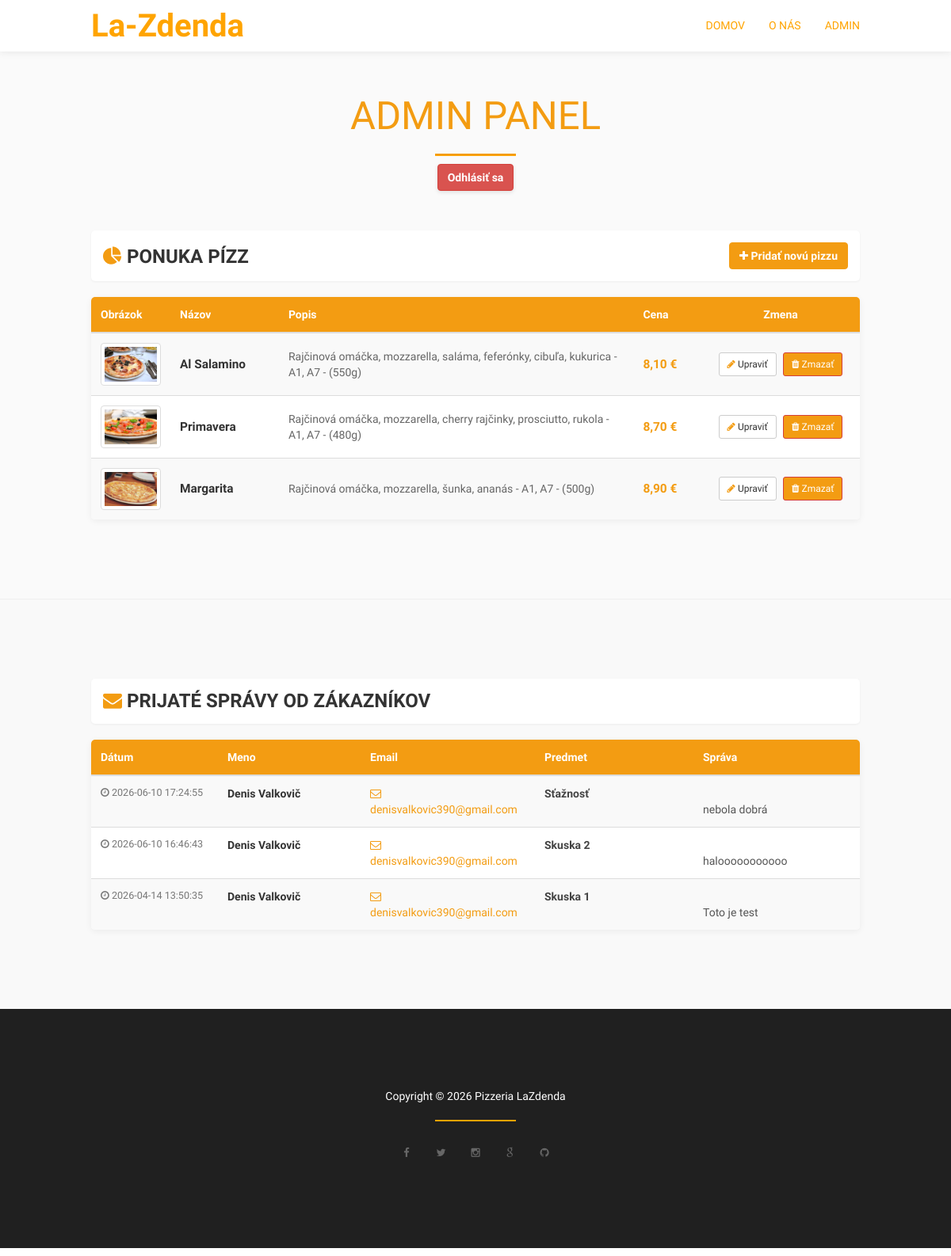
/admin.php (signed in), run on the app's committed database.
### tables this page shows
CREATE TABLE `pizze` (
  `id` int(11) NOT NULL,
  `nazov` varchar(100) NOT NULL,
  `popis` varchar(255) NOT NULL,
  `obrazok` varchar(255) NOT NULL,
  `cena` decimal(5,2) NOT NULL
);

CREATE TABLE `kontakty` (
  `id` int(11) NOT NULL,
  `meno` varchar(100) DEFAULT NULL,
  `email` varchar(100) DEFAULT NULL,
  `predmet` varchar(255) DEFAULT NULL,
  `sprava` text DEFAULT NULL,
  `datum` timestamp NOT NULL DEFAULT current_timestamp()
);

### classes/Pizza.php (called while the page is built, shortened)
<?php
class Pizza {
    private PDO $db;
    private string $table = "pizze";
    public function __construct(PDO $db) {
        $this->db = $db;
    }
    public function getAll(): array {
        $query = "SELECT * FROM " . $this->table . " ORDER BY id DESC";
        $stmt = $this->db->prepare($query);
        $stmt->execute();
        return $stmt->fetchAll();
    }
}

### classes/Contact.php (called while the page is built, shortened)
<?php
class Contact {
    private PDO $db;
    private string $table = "kontakty";
    public function __construct(PDO $db) {
        $this->db = $db;
    }
    public function getAll(): array {
        $query = "SELECT id, meno, email, predmet, sprava, datum FROM " . $this->table . " ORDER BY id DESC";
        $stmt = $this->db->prepare($query);
        $stmt->execute();
        return $stmt->fetchAll(PDO::FETCH_ASSOC);
    }
}

### admin.php (the view, shortened to what this page needs)
<?php
require_once 'classes/Pizza.php';
require_once 'classes/Contact.php';
$database = new Database();
$db = $database->getConnection();
$pizzaManager = new Pizza($db);
$contactManager = new Contact($db);
$pizzas = $pizzaManager->getAll();
$messages = $contactManager->getAll();
?>
<?php include 'parts/head.php'; ?>
<body id="admin-page" style="background-color: #fafafa;">
<?php include 'parts/header.php'; ?>
    <section id="admin-pizzas" class="templatemo-section templatemo-top-130">
        <div class="container">
            <div class="row" style="margin-bottom: 20px;">
                <div class="col-md-12 text-center">
                    <h1 class="text-uppercase" style="font-family: 'Chewy', cursive; color: #f39c12; font-size: 3.5em; margin-bottom: 5px;">
                        Admin Panel
                    </h1>
                    <hr style="border-top: 2px solid #f39c12; width: 100px; margin: 20px auto;">
                    <div style="margin-top: -10px; margin-bottom: 30px; text-align: center;">
                        <a href="logout.php" class="btn btn-danger" style="font-weight: bold; border-radius: 4px; box-shadow: 0 2px 5px rgba(0,0,0,0.1);">Odhlásiť sa</a>
                    </div>
                </div>
            </div>
            <div class="row">
                <div class="col-md-12">
                    <div class="clearfix" style="margin-bottom: 20px; background: #fff; padding: 15px; border-radius: 5px; box-shadow: 0 1px 3px rgba(0,0,0,0.05);">
                        <h3 class="pull-left text-uppercase" style="margin: 5px 0 0 0; font-weight: 600; color: #333;">
                            <i class="fa fa-pie-chart" style="color: #f39c12;"></i> Ponuka pízz
                        </h3>
                        <a href="add_pizza.php" class="btn btn-warning pull-right" style="background-color: #f39c12; border-color: #f39c12; color: #fff; font-weight: 600;">
                            <i class="fa fa-plus"></i> Pridať novú pizzu
                        </a>
                    </div>
                    <div class="table-responsive" style="background: #fff; border-radius: 5px; box-shadow: 0 2px 8px rgba(0,0,0,0.06);">
                        <table class="table table-striped" style="margin-bottom: 0;">
                            <thead>
                                <tr style="background-color: #f39c12; color: #fff;">
                                    <th style="padding: 12px;">Obrázok</th>
                                    <th style="padding: 12px;">Názov</th>
                                    <th style="padding: 12px;">Popis</th>
                                    <th style="padding: 12px;">Cena</th>
                                    <th style="padding: 12px; text-align: center;">Zmena</th>
                                </tr>
                            </thead>
                            <tbody>
                            <?php if(empty($pizzas)): ?>
                                <tr><td colspan="5" class="text-center" style="padding: 20px; color: #999;">Žiadne pizze v databáze.</td></tr>
                            <?php else: ?>
                                <?php foreach($pizzas as $pizza): ?>
                                    <tr>
                                        <td style="width: 100px; vertical-align: middle; padding: 12px;">
                                            <img src="images/<?= htmlspecialchars($pizza['obrazok']) ?>" class="img-responsive img-thumbnail" style="max-height: 60px; display: block; margin: 0 auto;">
                                        </td>
                                        <td style="vertical-align: middle; padding: 12px;">
                                            <strong style="font-size: 1.1em; color: #333;"><?= htmlspecialchars($pizza['nazov']) ?></strong>
                                        </td>
                                        <td style="vertical-align: middle; padding: 12px; color: #666; max-width: 350px;">
                                            <?= htmlspecialchars($pizza['popis']) ?>
                                        </td>
                                        <td style="vertical-align: middle; padding: 12px; font-weight: bold; color: #f39c12; font-size: 1.1em;">
                                            <?= number_format((float)$pizza['cena'], 2, ',', ' ') ?> €
                                        </td>
                                        <td style="width: 200px; vertical-align: middle; text-align: center; padding: 12px;">
                                            <a href="edit_pizza.php?id=<?= $pizza['id'] ?>" class="btn btn-default btn-sm" style="margin-right: 5px; border-color: #ccc;">
                                                <i class="fa fa-pencil" style="color: #f39c12;"></i> Upraviť
                                            </a>
                                            <a href="delete_pizza.php?id=<?= $pizza['id'] ?>" class="btn btn-danger btn-sm" onclick="return confirm('Naozaj vymazať túto pizzu?')" style="background-color: #f39c12;">
                                                <i class="fa fa-trash"></i> Zmazať
                                            </a>
                                        </td>
                                    </tr>
                                <?php endforeach; ?>
                            <?php endif; ?>
                            </tbody>
                        </table>
                    </div>
                </div>
            </div>
        </div>
    </section>
    <section id="admin-messages" class="templatemo-section templatemo-light-gray-bg" style="border-top: 1px solid #eee;">
        <div class="container">
            <div class="row">
                <div class="col-md-12">
                    <div style="margin-bottom: 20px; background: #fff; padding: 15px; border-radius: 5px; box-shadow: 0 1px 3px rgba(0,0,0,0.05);">
                        <h3 class="text-uppercase" style="margin: 0; font-weight: 600; color: #333;">
                            <i class="fa fa-envelope" style="color: #f39c12;"></i> Prijaté správy od zákazníkov
                        </h3>
                    </div>
                    <div class="table-responsive" style="background: #fff; border-radius: 5px; box-shadow: 0 2px 8px rgba(0,0,0,0.06);">
                        <table class="table table-striped" style="margin-bottom: 0;">
                            <thead>
                                <tr style="background-color: #f39c12; color: #fff;">
                                    <th style="padding: 12px; width: 160px;">Dátum</th>
                                    <th style="padding: 12px; width: 180px;">Meno</th>
                                    <th style="padding: 12px; width: 220px;">Email</th>
                                    <th style="padding: 12px; width: 200px;">Predmet</th>
                                    <th style="padding: 12px;">Správa</th>
                                </tr>
                            </thead>
                            <tbody>
                            <?php if(empty($messages)): ?>
                                <tr><td colspan="5" class="text-center" style="padding: 20px; color: #999;">Žiadne správy.</td></tr>
                            <?php else: ?>
                                <?php foreach($messages as $msg): ?>
                                    <tr>
                                        <td style="vertical-align: top; padding: 12px; font-size: 0.9em; color: #777;">
                                            <i class="fa fa-clock-o"></i> <?= htmlspecialchars($msg['datum odoslania'] ?? $msg['datum'] ?? 'Neznámy') ?>
                                        </td>
                                        <td style="vertical-align: top; padding: 12px;">
                                            <strong><?= htmlspecialchars($msg['meno']) ?></strong>
                                        </td>
                                        <td style="vertical-align: top; padding: 12px;">
                                            <a href="mailto:<?= htmlspecialchars($msg['email']) ?>" style="color: #f39c12; font-weight: 500;">
                                                <i class="fa fa-envelope-o"></i> <?= htmlspecialchars($msg['email']) ?>
                                            </a>
                                        </td>
                                        <td style="vertical-align: top; padding: 12px; font-weight: 600; color: #444;">
                                            <?= htmlspecialchars($msg['predmet']) ?>
                                        </td>
                                        <td style="vertical-align: top; padding: 12px; color: #555; white-space: pre-line; max-width: 400px;">
                                            <?= nl2br(htmlspecialchars($msg['sprava'])) ?>
                                        </td>
                                    </tr>
                                <?php endforeach; ?>
                            <?php endif; ?>
                            </tbody>
                        </table>
                    </div>
                </div>
            </div>
        </div>
    </section>
<?php include 'parts/footer.php'; ?>
</body>
</html>

### parts/head.php (shortened to what this page needs)
<!DOCTYPE html>
<html lang="en">
<head>
	<link rel="stylesheet" href="css/bootstrap.min.css">
	<link rel="stylesheet" href="css/font-awesome.min.css">
	<link rel="stylesheet" href="css/templatemo-style.css">
</head>

### parts/header.php (shortened to what this page needs)
<header>
	<div class="navbar navbar-default navbar-fixed-top" role="navigation">
		<div class="container">
			<div class="navbar-header">
				<a href="index.php" class="navbar-brand smoothScroll"><strong>La-Zdenda</strong></a>
			</div>
			<div class="collapse navbar-collapse">
				<ul class="nav navbar-nav navbar-right">
					<li><a href="index.php" class="smoothScroll">DOMOV</a></li>
					<li><a href="about.php" class="smoothScroll">O NÁS</a></li>
					<li><a href="admin.php" class="smoothScroll">ADMIN</a></li>
				</ul>
			</div>
		</div>
	</div>
</header>

### parts/footer.php
<footer>
		<div class="container">
			<div class="row">
				<div class="col-md-12">
					<p>Copyright &copy; 2026 Pizzeria LaZdenda</p>
					<hr>
					<ul class="social-icon">
						<li><a href="https://www.facebook.com/pizzerialazdenda" class="fa fa-facebook"></a></li>
						<li><a href="https://x.com/pizzerialazdena" class="fa fa-twitter"></a></li>
						<li><a href="https://www.instagram.com/pizzerialazdenda" class="fa fa-instagram"></a></li>
						<li><a href="https://www.google.com/maps/search/pizzerialaZdenda" class="fa fa-google"></a></li>
						<li><a href="https://github.com/Zdendoo/Projekt---Pizzeria" class="fa fa-github"></a></li>
					</ul>
				</div>
			</div>
		</div>
</footer>

### css/templatemo-style.css (style rules this page uses)
body { font-family: 'Signika', sans-serif; font-weight: 400; position: relative; }
h1,h2, h3, h4, .navbar-default .navbar-nav li a, .navbar-default .navbar-nav>li>a:focus { color: #ffa400; font-family: 'Chewy', cursive; font-weight: 400; }
hr { border: 1px solid #ffa400; width: 100px; }
img { max-width: 100%; height: auto; }
@media (min-width: 768px) { .container { width: 700px; } }
@media (min-width: 992px) { .container { width: 900px; } }
@media (min-width: 1200px) { .container { width: 1000px; } }
.templatemo-section { padding-top: 100px; padding-bottom: 100px; position: relative; }
.navbar-default { background: #ffffff; border: none; -webkit-box-shadow: 0 2px 8px 0 rgba(50, 50, 50, 0.08); box-shadow: 0 2px 8px 0 rgba(50, 50, 50, 0.08); margin: 0; padding: 0; }
.navbar-default .navbar-brand { color: #ffa400; font-size: 40px; line-height: 35px; }
.navbar-default .navbar-nav li a { line-height: 35px; }
.templatemo-light-gray-bg { background: #f9f9f9; }
footer { background: #202020; border-bottom: 10px solid #ffffff; color: #ffffff; text-align: center; padding-top: 100px; padding-bottom: 100px; }
.social-icon { position: relative; padding: 0; margin: 0; }
.social-icon li { display: inline-block; list-style: none; }
.social-icon li a { color: #666; font-size: 13px; text-decoration: none; -webkit-transition: all 0.4s ease-in-out; transition: all 0.4s ease-in-out; width: 40px; height: 40px; line-height: 40px; text-align: center; }

### data on the page
pizze: obrazok (picture), nazov "Al Salamino", popis "Rajčinová omáčka, mozzarella, saláma, feferónky, cibuľa, kukurica - A1, A7 - (550g)", cena "8,10"
pizze: obrazok (picture), nazov "Primavera", popis "Rajčinová omáčka, mozzarella, cherry rajčinky, prosciutto, rukola - A1, A7 - (480g)", cena "8,70"
pizze: obrazok (picture), nazov "Margarita", popis "Rajčinová omáčka, mozzarella, šunka, ananás - A1, A7 - (500g)", cena "8,90"
kontakty: datum "2026-06-10 17:24:55", meno "Denis Valkovič", email "denisvalkovic390@gmail.com", predmet "Sťažnosť", sprava "nebola dobrá"
kontakty: datum "2026-06-10 16:46:43", meno "Denis Valkovič", email "denisvalkovic390@gmail.com", predmet "Skuska 2", sprava "halooooooooooo"
kontakty: datum "2026-04-14 13:50:35", meno "Denis Valkovič", email "denisvalkovic390@gmail.com", predmet "Skuska 1", sprava "Toto je test"
